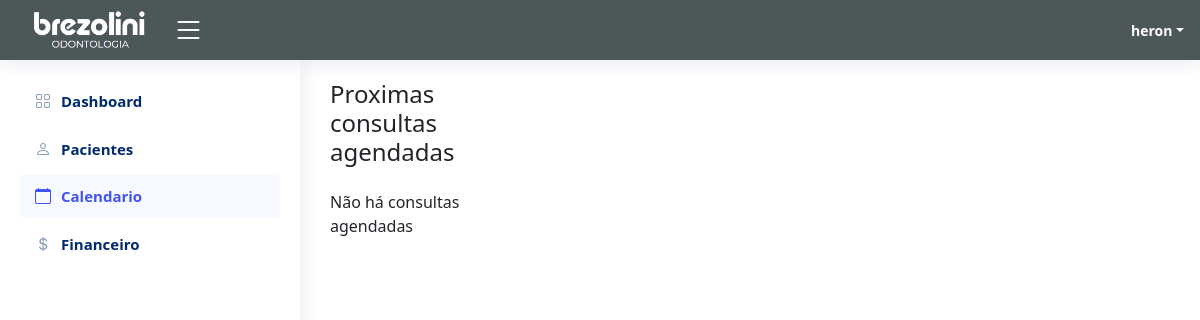
The app's page /calendario (signed in), older data.
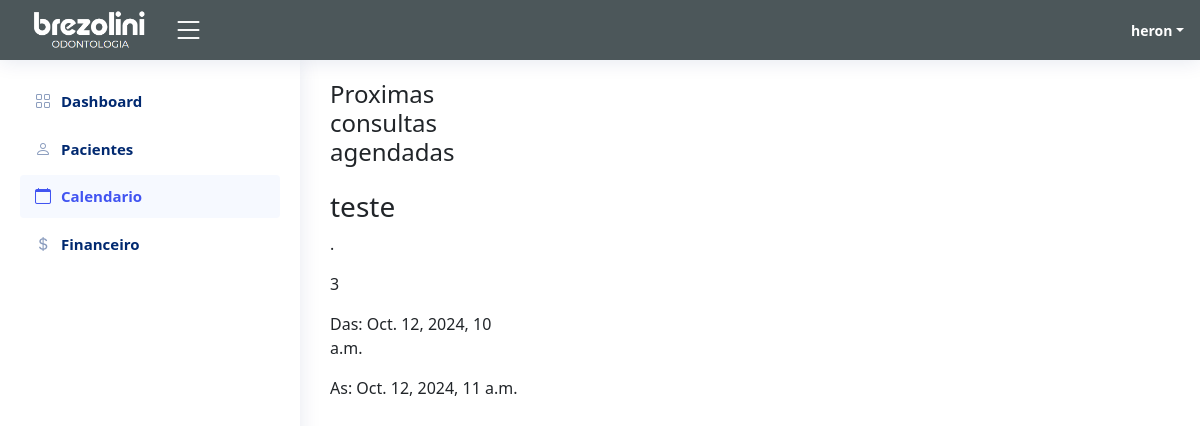
The same page, newer data.
### app/models.py (models this page shows, shortened)
class EventAbstract(models.Model):
    is_active = models.BooleanField(default=True)
    is_deleted = models.BooleanField(default=False)
    created_at = models.DateTimeField(auto_now_add=True)
    updated_at = models.DateTimeField(auto_now=True)
    class Meta:
        abstract = True

class Event(EventAbstract):
    user = models.ForeignKey(User, on_delete=models.CASCADE, related_name="events")
    title = models.CharField(max_length=200)
    description = models.TextField()
    start_time = models.DateTimeField()
    end_time = models.DateTimeField()
    paciente = models.ForeignKey(Paciente, on_delete=models.CASCADE, related_name="events", blank=True, null=True)
    objects = EventManager()

### app/views.py (the view, shortened to what this page needs)
# urls.py: path("calendario", views.CalendarViewNew.as_view(), name="calendario"),
class CalendarViewNew(LoginRequiredMixin, generic.View):
    login_url = "accounts:signin"
    template_name = "frontend/calendario.html"
    form_class = EventForm
    def get(self, request, *args, **kwargs):
        forms = self.form_class()
        events = Event.objects.all()
        events_month = Event.objects.all()
        pacientes=Paciente.objects.all()
        event_list = []
        for event in events:
            event_list.append(
                {   "id": event.id,
                    "title": event.title,
                    "start": event.start_time.strftime("%Y-%m-%dT%H:%M:%S"),
                    "end": event.end_time.strftime("%Y-%m-%dT%H:%M:%S"),
                    "description": event.description,
                }
            )
        context = {"form": forms, "events": event_list,
                   "events_month": events_month, "pacientes": pacientes}
        return render(request, self.template_name, context)

### app/templates/frontend/calendario.html (shortened to what the changed rows need)
<html lang="pt-br">
  {% load static %}
<head>
    <link rel="stylesheet" href="{% static "style.css" %}">
  <link href="{% static "vendor/bootstrap/css/bootstrap.min.css" %}" rel="stylesheet">
  <link href="{% static "vendor/bootstrap-icons/bootstrap-icons.css" %}" rel="stylesheet">
  <link href="{% static "vendor/boxicons/css/boxicons.min.css" %}" rel="stylesheet">
  <link href="{% static "vendor/quill/quill.snow.css" %}" rel="stylesheet">
  <link href="{% static "vendor/quill/quill.bubble.css" %}" rel="stylesheet">
  <link href="{% static "vendor/remixicon/remixicon.css" %}" rel="stylesheet">
  <link href="{% static "vendor/simple-datatables/style.css" %}" rel="stylesheet">
  <link href="{% static "css/style.css" %}" rel="stylesheet">
  <link rel="stylesheet" href="https://maxcdn.bootstrapcdn.com/bootstrap/4.0.0/css/bootstrap.min.css">
  <link rel="stylesheet" href="https://use.fontawesome.com/releases/v5.0.10/css/all.css">
  <link rel="stylesheet" type="text/css" href="{% static 'css/calender.css' %}">
  <link href="{% static 'calender/main.css' %}" rel="stylesheet" />
  <link href="https://cdn.jsdelivr.net/npm/bootstrap@5.0.2/dist/css/bootstrap.min.css" rel="stylesheet">
    <link rel="stylesheet" href="https://cdnjs.cloudflare.com/ajax/libs/fullcalendar/3.9.0/fullcalendar.css" />
    </head>
    <body>
      <main id="main" class="main">
        <div class="row">
          <div class="col-md-12">
              <div class="tile row">
                  <div class="col-md-3">
                      <div id="external-events">
                          <h4 class="mb-4">Proximas consultas agendadas</h4>
                          {% for event in events_month %}
                            <div class="fc-event">
                                <h3>{{ event.title }}</h3>
                                <p>{{ event.description }}</p>
                                <p>{{event.id}}</p>
                                <p>Das: {{ event.start_time }}</p>
                                <p>As: {{ event.end_time }}</p>
                            </div>
                          {% empty %}
                            <p>Não há consultas agendadas</p>
                          {% endfor %}
                      </div>
                  </div>
              </div>
          </div>
      </div>
      </main>
    </body>
    </html>

Row changes from the older to the newer data that the page shows:
added Event: title "teste", description ".", id "3", start_time "Oct. 12, 2024, 10 a.m.", end_time "Oct. 12, 2024, 11 a.m."
Text that changed along with them:
text no longer shown: "Não há consultas agendadas"
